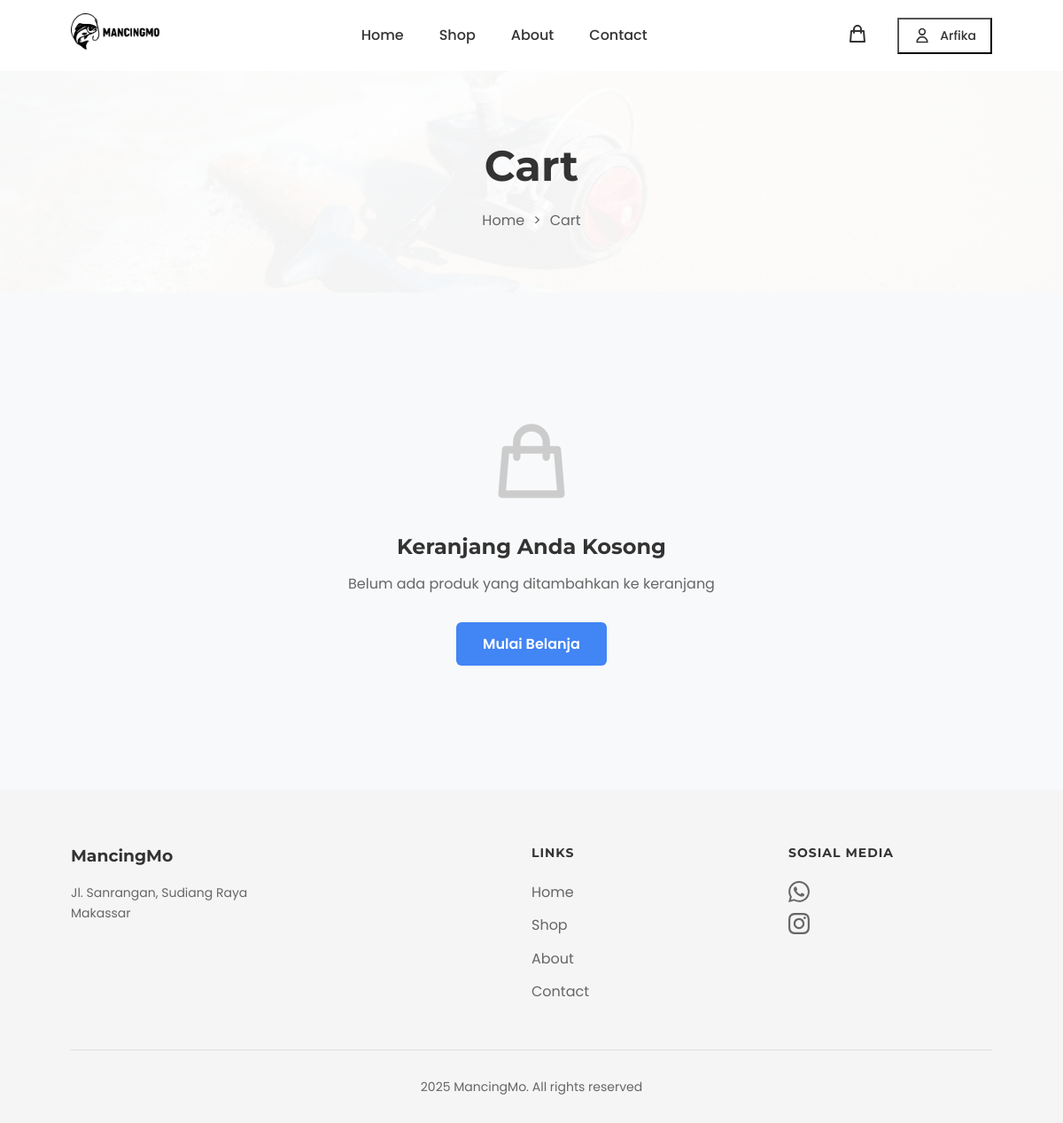
/cart/ (signed in), run on an earlier commit of the app's database.
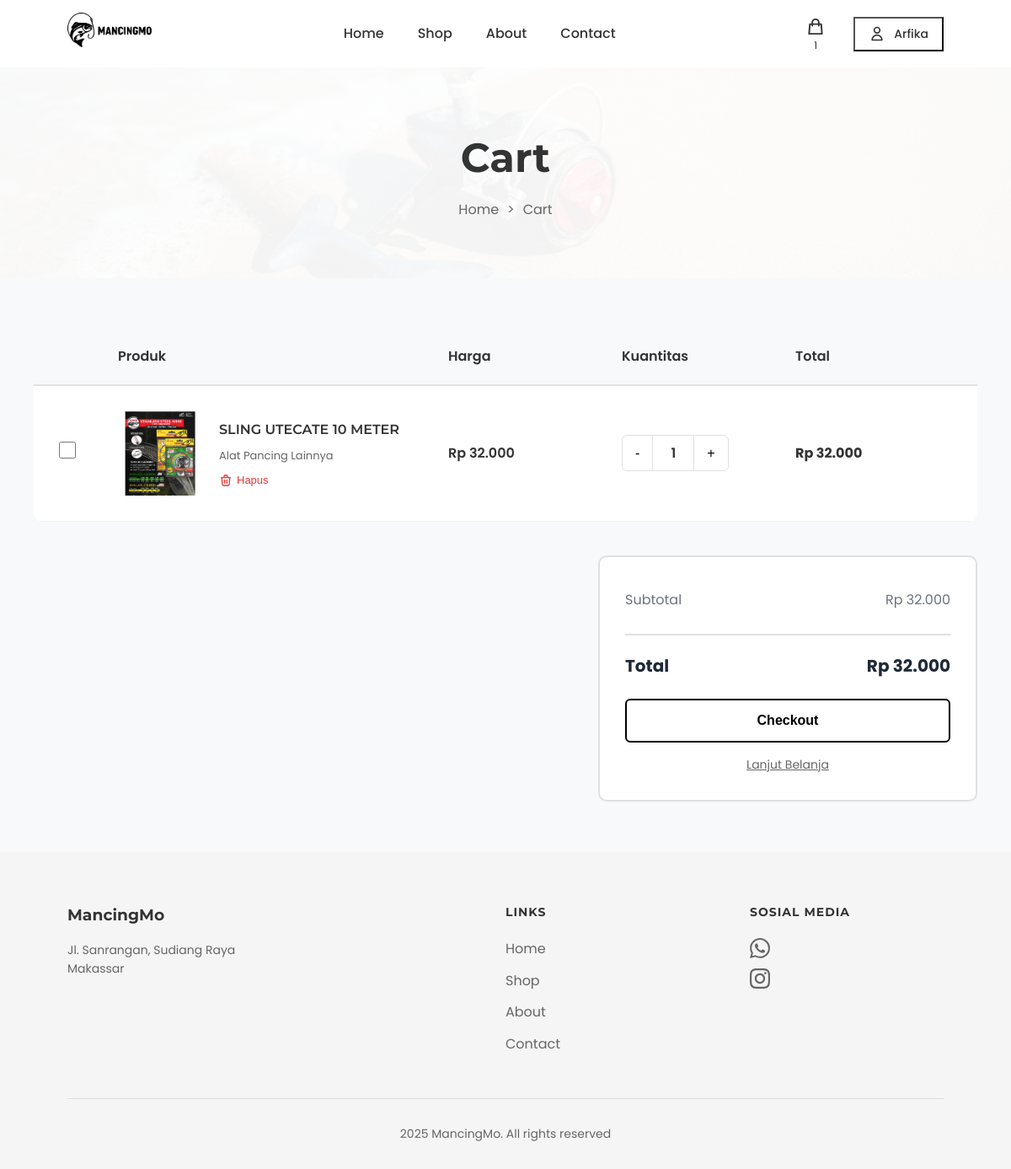
And on a later commit of the database.
### products/models.py (models this page shows, shortened)
class Cart(models.Model):
    user = models.OneToOneField(User, on_delete=models.CASCADE, related_name='cart', verbose_name="Pengguna")
    created_at = models.DateTimeField(auto_now_add=True, verbose_name="Dibuat Pada")
    updated_at = models.DateTimeField(auto_now=True, verbose_name="Diperbarui Pada")
    class Meta:
        verbose_name = "Keranjang"
        verbose_name_plural = "Keranjang"
        app_label = 'products'
    @property
    def unique_items_count(self):
        return self.items.count()
    def get_total(self):
        return sum(item.get_subtotal() for item in self.items.all())
    def get_unique_items_count(self):
        return self.unique_items_count

class CartItem(models.Model):
    cart = models.ForeignKey(Cart, on_delete=models.CASCADE, related_name='items', verbose_name="Keranjang")
    product = models.ForeignKey(Product, on_delete=models.CASCADE, verbose_name="Produk")
    quantity = models.IntegerField(default=1, verbose_name="Jumlah")
    added_at = models.DateTimeField(auto_now_add=True, verbose_name="Ditambahkan Pada")
    class Meta:
        verbose_name = "Item Keranjang"
        verbose_name_plural = "Item Keranjang"
        unique_together = ('cart', 'product')
    @property
    def subtotal(self):
        return self.product.price * self.quantity
    def get_subtotal(self):
        return self.subtotal

class Product(models.Model):
    name = models.CharField(max_length=300, verbose_name="Nama Produk")
    slug = models.SlugField(unique=True, blank=True, verbose_name="Slug")
    description = models.TextField(verbose_name="Deskripsi")
    price = models.DecimalField(max_digits=10, decimal_places=0, verbose_name="Harga")
    category = models.ForeignKey(Category, on_delete=models.CASCADE, related_name='products', verbose_name="Kategori")
    stock = models.IntegerField(default=0, verbose_name="Stok")
    image = models.ImageField(upload_to='products/', blank=True, null=True, verbose_name="Gambar")
    is_active = models.BooleanField(default=True, verbose_name="Aktif")
    featured = models.BooleanField(default=False, verbose_name="Unggulan")
    created_at = models.DateTimeField(auto_now_add=True, verbose_name="Dibuat Pada")
    updated_at = models.DateTimeField(auto_now=True, verbose_name="Diperbarui Pada")
    class Meta:
        verbose_name = "Produk"
        verbose_name_plural = "Produk"
        ordering = ['-created_at']
        app_label = 'products'

class Category(models.Model):
    name = models.CharField(max_length=200, verbose_name="Nama Kategori")
    slug = models.SlugField(unique=True, blank=True, verbose_name="Slug")
    description = models.TextField(blank=True, verbose_name="Deskripsi")
    created_at = models.DateTimeField(auto_now_add=True, verbose_name="Dibuat Pada")
    class Meta:
        verbose_name = "Kategori"
        verbose_name_plural = "Kategori"
        ordering = ['name']
        app_label = 'products'

### products/views.py (the view)
# urls.py: path('cart/', views.cart, name='cart'),
@login_required
def cart(request):
    cart, created = Cart.objects.get_or_create(user=request.user)
    cart_items = cart.items.select_related('product').all()
    context = {
        'cart': cart,
        'cart_items': cart_items,
    }
    return render(request, 'cart.html', context)

### templates/cart.html (shortened to what this page needs)
{% extends 'base.html' %}
{% load static %}
{% load humanize %}
{% block extra_css %}
<link rel="stylesheet" href="{% static 'css/cart.css' %}">
{% endblock %}
{% block content %}
<section class="page-hero">
    <h1 class="page-title">Cart</h1>
    <div class="breadcrumb">
        <a href="{% url 'home' %}">Home</a>
        <span>></span>
        <span>Cart</span>
    </div>
</section>
<section class="cart-container">
    {% if cart_items %}
    <div class="cart-table">
        <div class="table-header">
            <div></div>
            <div>Produk</div>
            <div>Harga</div>
            <div>Kuantitas</div>
            <div>Total</div>
        </div>
        {% for item in cart_items %}
        <div class="cart-item">
            <div>
                <input type="checkbox" class="item-checkbox" data-item-id="{{ item.id }}">
            </div>
            <div class="item-details">
                <div class="item-image">
                    {% if item.product.image %}
                    <img src="{{ item.product.image.url }}" alt="{{ item.product.name }}">
                    {% else %}
                    <img src="{% static 'image/no-image.png' %}" alt="No Image">
                    {% endif %}
                </div>
                <div class="item-info">
                    <h3>{{ item.product.name }}</h3>
                    <div class="item-variant">{{ item.product.category.name }}</div>
                    <div class="item-actions">
                        <form method="post" action="{% url 'remove_from_cart' item.id %}" style="display: inline;">
                            <button type="submit" class="action-btn" onclick="return confirm('Hapus produk ini dari keranjang?')">
                                <svg fill="none" stroke="currentColor" viewBox="0 0 24 24">
                                    <path stroke-linecap="round" stroke-linejoin="round" stroke-width="2" d="M19 7l-.867 12.142A2 2 0 0116.138 21H7.862a2 2 0 01-1.995-1.858L5 7m5 4v6m4-6v6m1-10V4a1 1 0 00-1-1h-4a1 1 0 00-1 1v3M4 7h16"/>
                                </svg>
                                Hapus
                            </button>
                        </form>
                    </div>
                </div>
            </div>
            <div class="item-price">
                Rp {{ item.product.price|floatformat:0|intcomma }}
            </div>
            <div class="item-quantity">
                <button class="qty-btn" onclick="updateQuantity({{ item.id }}, 'decrease')">-</button>
                <span class="qty-display" id="qty-{{ item.id }}">{{ item.quantity }}</span>
                <button class="qty-btn" onclick="updateQuantity({{ item.id }}, 'increase')">+</button>
            </div>
            <div class="item-total" id="subtotal-{{ item.id }}">
                Rp {{ item.get_subtotal|floatformat:0|intcomma }}
            </div>
        </div>
        {% endfor %}
    </div>
    <div class="cart-summary">
        <div class="summary-row">
            <span>Subtotal</span>
            <span id="cart-subtotal">Rp {{ cart.get_total|floatformat:0|intcomma }}</span>
        </div>
        <div class="summary-row total">
            <span>Total</span>
            <span id="cart-total">Rp {{ cart.get_total|floatformat:0|intcomma }}</span>
        </div>
        <form method="post" action="{% url 'checkout' %}">
            <button type="submit" class="btn-checkout">Checkout</button>
        </form>
        <a href="{% url 'shop' %}" class="link-continue">Lanjut Belanja</a>
    </div>
    {% else %}
    <div class="empty-cart">
        <svg fill="none" stroke="currentColor" viewBox="0 0 24 24">
            <path stroke-linecap="round" stroke-linejoin="round" stroke-width="2" d="M16 11V7a4 4 0 00-8 0v4M5 9h14l1 12H4L5 9z"/>
        </svg>
        <h3>Keranjang Anda Kosong</h3>
        <p>Belum ada produk yang ditambahkan ke keranjang</p>
        <a href="{% url 'shop' %}" class="btn-shop">Mulai Belanja</a>
    </div>
    {% endif %}
</section>
{% endblock %}

### templates/base.html (shortened to what this page needs)
{% load static %}
<!DOCTYPE html>
<html lang="id">
<head>
    <link rel="stylesheet" href="https://cdnjs.cloudflare.com/ajax/libs/font-awesome/6.0.0/css/all.min.css">
    <link rel="stylesheet" href="{% static 'css/header.css' %}">
    <link rel="stylesheet" href="{% static 'css/footer.css' %}">
    <link rel="stylesheet" href="{% static 'css/edit_profile.css' %}">
    <link rel="stylesheet" href="{% static 'css/order_history.css' %}">
    <link rel="stylesheet" href="{% static 'css/change_password.css' %}">
    {% block extra_css %}{% endblock %}
</head>
<body>
    {% include 'includes/header.html' %}
    <main>
        {% block content %}
        {% endblock %}
    </main>
    {% include 'includes/footer.html' %}
</body>
</html>

### templates/includes/header.html (shortened to what this page needs)
{% load static %}
<nav>
    <div class="logo">
        <a href="{% url 'home' %}">
            <img src="{% static 'image/logo mancingmo.png' %}" alt="MancingMo Logo">
        </a>
    </div>
    <ul class="nav-links">
        <li><a href="{% url 'home' %}">Home</a></li>
        <li><a href="{% url 'shop' %}">Shop</a></li>
        <li><a href="{% url 'about' %}">About</a></li>
        <li><a href="{% url 'contact' %}">Contact</a></li>
    </ul>
    <div class="nav-icons">
        <a href="{% url 'cart' %}" class="icon-link cart-icon-wrapper">
            <svg fill="none" stroke="currentColor" viewBox="0 0 24 24">
                <path stroke-linecap="round" stroke-linejoin="round" stroke-width="2" d="M16 11V7a4 4 0 00-8 0v4M5 9h14l1 12H4L5 9z"/>
            </svg>
            {% if user.is_authenticated %}
            <span class="cart-badge" id="cartBadge">
                {% if user.cart.get_unique_items_count > 0 %}{{ user.cart.get_unique_items_count }}{% endif %}
            </span>
            {% endif %}
        </a>
        {% if user.is_authenticated %}
        <div class="user-menu">
            <button class="user-btn">
                <svg fill="none" stroke="currentColor" viewBox="0 0 24 24">
                    <path stroke-linecap="round" stroke-linejoin="round" stroke-width="2" d="M16 7a4 4 0 11-8 0 4 4 0 018 0zM12 14a7 7 0 00-7 7h14a7 7 0 00-7-7z"/>
                </svg>
                <span class="user-name">{{ user.first_name|default:user.username }}</span>
            </button>
        </div>
        {% endif %}
    </div>
</nav>

### templates/includes/footer.html (shortened to what this page needs)
{% load static %}
<footer>
    <div class="footer-content">
        <div class="footer-about">
            <h3>MancingMo</h3>
            <p>Jl. Sanrangan, Sudiang Raya<br>Makassar</p>
        </div>
        <div class="footer-column">
            <h4>Links</h4>
            <ul>
                <li><a href="{% url 'home' %}">Home</a></li>
                <li><a href="{% url 'shop' %}">Shop</a></li>
                <li><a href="{% url 'about' %}">About</a></li>
                <li><a href="{% url 'contact' %}">Contact</a></li>
            </ul>
        </div>
        <div class="footer-column">
            <h4>Sosial Media</h4>
            <div class="contact-icons">
                <a href="https://wa.me/+6282246699991" target="_blank">
                </a>
                <a href="https://www.instagram.com/fishingstagemakassar2025?igsh=YzVkbnI5amE3ZHBp" target="_blank">
                </a>
            </div>
        </div>
    </div>
    <div class="footer-bottom">
        2025 MancingMo. All rights reserved
    </div>
</footer>

### static/css/header.css (style rules this page uses)
nav { display: flex; justify-content: space-between; align-items: center; padding: 15px 80px; background: white; box-shadow: 0 2px 5px rgba(0,0,0,0.1); height: 80px; }
.logo { display: flex; align-items: center; font-weight: bold; font-size: 20px; }
.logo img { width: 100px; height: 100px; margin-right: 10px; object-fit: contain; }
.nav-links { display: flex; gap: 40px; list-style: none; }
.nav-links a { text-decoration: none; color: #333; font-weight: 500; transition: color 0.3s; }
.nav-icons { display: flex; gap: 25px; align-items: center; }
.nav-icons a { text-decoration: none; color: #333; display: flex; flex-direction: column; align-items: center; gap: 5px; }
.nav-icons a svg { width: 24px; height: 24px; color: #333; stroke: #333; }
.nav-icons a span { font-size: 12px; color: #333; line-height: 1; white-space: nowrap; }
.user-menu { position: relative; }
.user-btn { display: flex; align-items: center; gap: 10px; padding: 8px 16px; background: transparent; cursor: pointer; transition: all 0.3s ease; color: #333; font-family: 'Poppins', sans-serif; font-weight: 500; }
.user-btn svg { width: 20px; height: 20px; }
.user-name { font-size: 14px; max-width: 100px; overflow: hidden; text-overflow: ellipsis; white-space: nowrap; }
.icon-link { display: flex; align-items: center; justify-content: center; width: 40px; height: 40px; color: #333; transition: all 0.3s ease; }

### static/css/footer.css (style rules this page uses)
footer { background: #f5f5f5; padding: 60px 80px 30px; }
.footer-content { display: grid; grid-template-columns: 2fr 1fr 1fr; gap: 60px; margin-bottom: 40px; }
.footer-about h3 { margin-bottom: 15px; }
.footer-about p { color: #666; line-height: 1.6; font-size: 14px; }
.footer-column h4 { margin-bottom: 20px; font-size: 14px; text-transform: uppercase; letter-spacing: 1px; }
.footer-column ul { list-style: none; }
.footer-column ul li { margin-bottom: 12px; }
.footer-column a { text-decoration: none; color: #666; transition: color 0.3s; }
.contact-icons { display: flex; flex-direction: column; gap: 12px; margin-top: 15px; }
.contact-icons a { display: flex; align-items: center; gap: 10px; text-decoration: none; color: #666; transition: color 0.3s; }
.contact-icons a svg { width: 24px; height: 24px; flex-shrink: 0; fill: #666; }
.footer-bottom { text-align: center; padding-top: 30px; border-top: 1px solid #ddd; color: #666; font-size: 14px; }

### static/css/order_history.css (style rules this page uses)
.summary-row { display: flex; justify-content: space-between; padding: 0.5rem 0; color: #6b7280; font-size: 0.9rem; }
.summary-row.total { font-weight: 600; color: #1f2937; border-top: 2px solid #e5e7eb; padding-top: 0.75rem; margin-top: 0.5rem; font-size: 1rem; }

### templates/base.html (style rules this page uses)
* { margin: 0; padding: 0; box-sizing: border-box; }
body { font-family: 'Poppins', sans-serif; color: #333; background-color: #f8f9fa; line-height: 1.6; min-height: 100vh; display: flex; flex-direction: column; }
h1, h2, h3, h4, h5, h6 { font-family: 'Montserrat', sans-serif; }
main { flex: 1; }

What changed in the data, as far as the page shows it:
added CartItem: product.image (picture), product.name "SLING UTECATE 10 METER", product.category.name "Alat Pancing Lainnya", product.price "32.000", quantity "1", get_subtotal "32.000"
now on this page (row unchanged): Cart: get_total "32.000"
Also different on the page:
{{ user.cart.get_unique_items_count }}: (not shown) → "1"
text no longer shown: "Keranjang Anda Kosong Belum ada produk yang ditambahkan ke keranjang Mulai Belanja"
text now shown: "Produk Harga Kuantitas Total Subtotal Rp Total Rp Checkout Lanjut Belanja"
